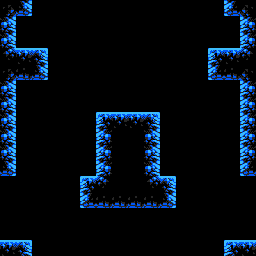

Rendered tile map (Tiled .tmx) drawn with the repository's tilesets; below, a short description and the full map source, tile grids included:
An orthogonal 16x16 tile map with 16x16 px tiles, 1 tile layer (main), 2 tilesets and 4 objects (t_0, l_0, r_0, b_0).

<map version="1.0" orientation="orthogonal" renderorder="right-down" width="16" height="16" tilewidth="16" tileheight="16" nextobjectid="9">
 <properties>
  <property name="isStart" type="bool" value="true" />
 </properties>
 <tileset firstgid="1" source="corpus.tsx" />
 <tileset firstgid="12097" source="../connectors.tsx" />
 <layer name="main" width="16" height="16">
  <data>
   <tile gid="4036" />
   <tile gid="4227" />
   <tile gid="0" />
   <tile gid="0" />
   <tile gid="0" />
   <tile gid="0" />
   <tile gid="0" />
   <tile gid="0" />
   <tile gid="0" />
   <tile gid="0" />
   <tile gid="0" />
   <tile gid="0" />
   <tile gid="0" />
   <tile gid="0" />
   <tile gid="4225" />
   <tile gid="4037" />
   <tile gid="4131" />
   <tile gid="0" />
   <tile gid="0" />
   <tile gid="0" />
   <tile gid="0" />
   <tile gid="0" />
   <tile gid="0" />
   <tile gid="0" />
   <tile gid="0" />
   <tile gid="0" />
   <tile gid="0" />
   <tile gid="0" />
   <tile gid="0" />
   <tile gid="0" />
   <tile gid="0" />
   <tile gid="4129" />
   <tile gid="4131" />
   <tile gid="0" />
   <tile gid="0" />
   <tile gid="0" />
   <tile gid="0" />
   <tile gid="0" />
   <tile gid="0" />
   <tile gid="0" />
   <tile gid="0" />
   <tile gid="0" />
   <tile gid="0" />
   <tile gid="0" />
   <tile gid="0" />
   <tile gid="0" />
   <tile gid="0" />
   <tile gid="4129" />
   <tile gid="4132" />
   <tile gid="4034" />
   <tile gid="4035" />
   <tile gid="0" />
   <tile gid="0" />
   <tile gid="0" />
   <tile gid="0" />
   <tile gid="0" />
   <tile gid="0" />
   <tile gid="0" />
   <tile gid="0" />
   <tile gid="0" />
   <tile gid="0" />
   <tile gid="4033" />
   <tile gid="4034" />
   <tile gid="4133" />
   <tile gid="4036" />
   <tile gid="4226" />
   <tile gid="4227" />
   <tile gid="0" />
   <tile gid="0" />
   <tile gid="0" />
   <tile gid="0" />
   <tile gid="0" />
   <tile gid="0" />
   <tile gid="0" />
   <tile gid="0" />
   <tile gid="0" />
   <tile gid="0" />
   <tile gid="4225" />
   <tile gid="4226" />
   <tile gid="4037" />
   <tile gid="4131" />
   <tile gid="0" />
   <tile gid="0" />
   <tile gid="0" />
   <tile gid="0" />
   <tile gid="0" />
   <tile gid="0" />
   <tile gid="0" />
   <tile gid="0" />
   <tile gid="0" />
   <tile gid="0" />
   <tile gid="0" />
   <tile gid="0" />
   <tile gid="0" />
   <tile gid="0" />
   <tile gid="4129" />
   <tile gid="4131" />
   <tile gid="0" />
   <tile gid="0" />
   <tile gid="0" />
   <tile gid="0" />
   <tile gid="0" />
   <tile gid="0" />
   <tile gid="0" />
   <tile gid="0" />
   <tile gid="0" />
   <tile gid="0" />
   <tile gid="0" />
   <tile gid="0" />
   <tile gid="0" />
   <tile gid="0" />
   <tile gid="4129" />
   <tile gid="4131" />
   <tile gid="0" />
   <tile gid="0" />
   <tile gid="0" />
   <tile gid="0" />
   <tile gid="0" />
   <tile gid="4033" />
   <tile gid="4034" />
   <tile gid="4034" />
   <tile gid="4035" />
   <tile gid="0" />
   <tile gid="0" />
   <tile gid="0" />
   <tile gid="0" />
   <tile gid="0" />
   <tile gid="4129" />
   <tile gid="4131" />
   <tile gid="0" />
   <tile gid="0" />
   <tile gid="0" />
   <tile gid="0" />
   <tile gid="0" />
   <tile gid="4129" />
   <tile gid="0" />
   <tile gid="0" />
   <tile gid="4131" />
   <tile gid="0" />
   <tile gid="0" />
   <tile gid="0" />
   <tile gid="0" />
   <tile gid="0" />
   <tile gid="4129" />
   <tile gid="4131" />
   <tile gid="0" />
   <tile gid="0" />
   <tile gid="0" />
   <tile gid="0" />
   <tile gid="0" />
   <tile gid="4129" />
   <tile gid="0" />
   <tile gid="0" />
   <tile gid="4131" />
   <tile gid="0" />
   <tile gid="0" />
   <tile gid="0" />
   <tile gid="0" />
   <tile gid="0" />
   <tile gid="4129" />
   <tile gid="4227" />
   <tile gid="0" />
   <tile gid="0" />
   <tile gid="0" />
   <tile gid="0" />
   <tile gid="0" />
   <tile gid="4129" />
   <tile gid="0" />
   <tile gid="0" />
   <tile gid="4131" />
   <tile gid="0" />
   <tile gid="0" />
   <tile gid="0" />
   <tile gid="0" />
   <tile gid="0" />
   <tile gid="4225" />
   <tile gid="0" />
   <tile gid="0" />
   <tile gid="0" />
   <tile gid="0" />
   <tile gid="0" />
   <tile gid="4033" />
   <tile gid="4133" />
   <tile gid="0" />
   <tile gid="0" />
   <tile gid="4132" />
   <tile gid="4035" />
   <tile gid="0" />
   <tile gid="0" />
   <tile gid="0" />
   <tile gid="0" />
   <tile gid="0" />
   <tile gid="0" />
   <tile gid="0" />
   <tile gid="0" />
   <tile gid="0" />
   <tile gid="0" />
   <tile gid="4225" />
   <tile gid="4226" />
   <tile gid="4226" />
   <tile gid="4226" />
   <tile gid="4226" />
   <tile gid="4227" />
   <tile gid="0" />
   <tile gid="0" />
   <tile gid="0" />
   <tile gid="0" />
   <tile gid="0" />
   <tile gid="0" />
   <tile gid="0" />
   <tile gid="0" />
   <tile gid="0" />
   <tile gid="0" />
   <tile gid="0" />
   <tile gid="0" />
   <tile gid="0" />
   <tile gid="0" />
   <tile gid="0" />
   <tile gid="0" />
   <tile gid="0" />
   <tile gid="0" />
   <tile gid="0" />
   <tile gid="0" />
   <tile gid="0" />
   <tile gid="0" />
   <tile gid="0" />
   <tile gid="0" />
   <tile gid="0" />
   <tile gid="0" />
   <tile gid="0" />
   <tile gid="0" />
   <tile gid="0" />
   <tile gid="0" />
   <tile gid="0" />
   <tile gid="0" />
   <tile gid="0" />
   <tile gid="0" />
   <tile gid="0" />
   <tile gid="0" />
   <tile gid="0" />
   <tile gid="4034" />
   <tile gid="4035" />
   <tile gid="0" />
   <tile gid="0" />
   <tile gid="0" />
   <tile gid="0" />
   <tile gid="0" />
   <tile gid="0" />
   <tile gid="0" />
   <tile gid="0" />
   <tile gid="0" />
   <tile gid="0" />
   <tile gid="0" />
   <tile gid="0" />
   <tile gid="4033" />
   <tile gid="4034" />
  </data>
 </layer>
 <objectgroup name="connectors">
  <object id="2" type="t_0" gid="12098" x="16" y="16" width="16" height="16">
   <properties>
    <property name="type" type="int" value="0" />
   </properties>
  </object>
  <object id="6" type="l_0" gid="12101" x="0" y="256" width="16" height="16">
   <properties>
    <property name="type" type="int" value="0" />
   </properties>
  </object>
  <object id="7" type="r_0" gid="12099" x="240" y="256" width="16" height="16">
   <properties>
    <property name="type" type="int" value="0" />
   </properties>
  </object>
  <object id="8" name="B" type="b_0" gid="12100" x="16" y="256" width="16" height="16">
   <properties>
    <property name="type" type="int" value="0" />
   </properties>
  </object>
 </objectgroup>
</map>
